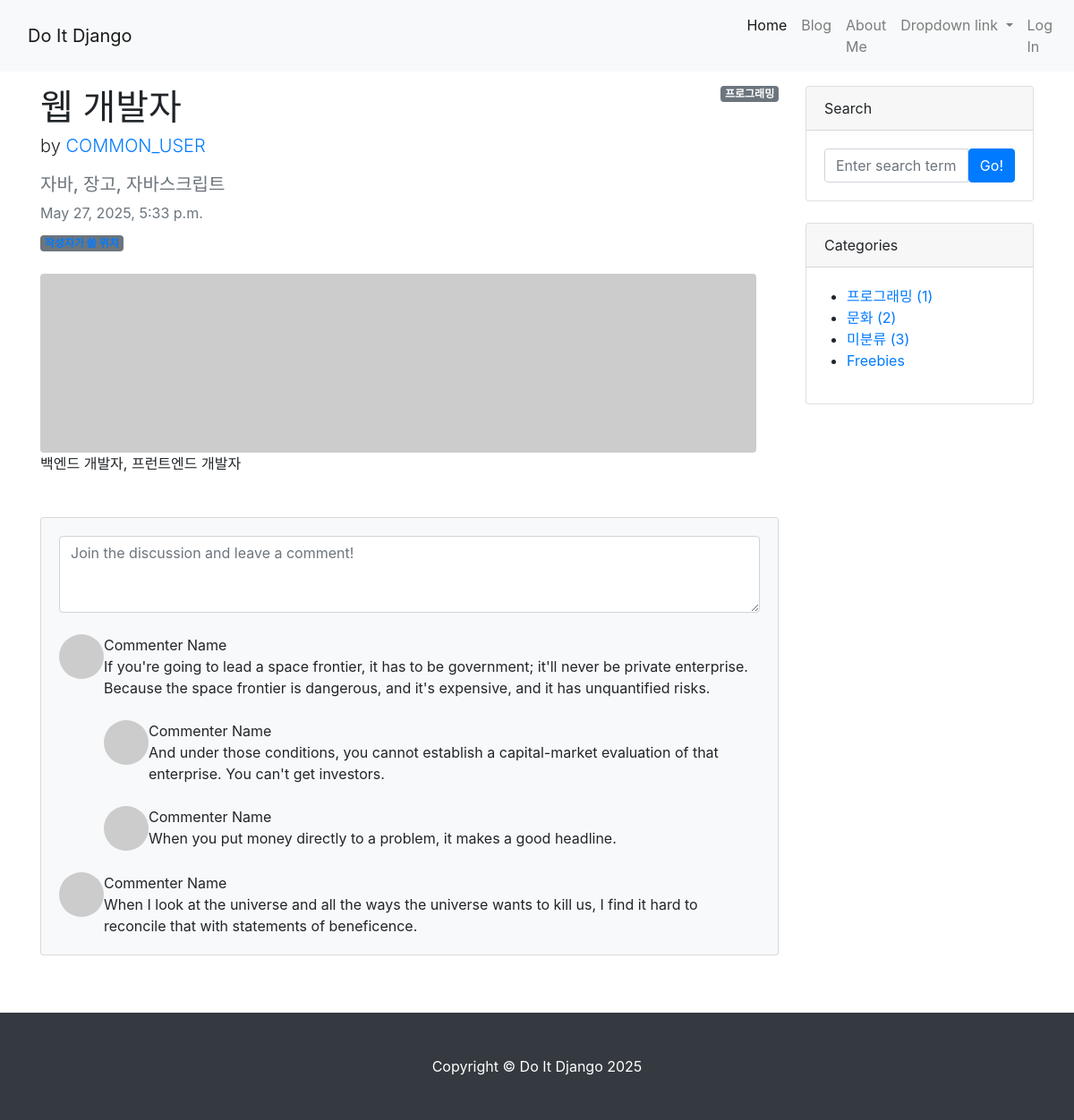
The page /blog/6/ on the database its author committed.
### blog/models.py (models this page shows, shortened)
class Post(models.Model):
    title = models.CharField(max_length=30)
    hook_text = models.CharField(max_length=100, blank=True)
    content = models.TextField()
    head_image = models.ImageField(upload_to='blog/images/%Y/%m/%d/', blank=True)
    file_upload = models.FileField(upload_to='blog/files/%Y/%m/%d/', blank=True)
    created_at = models.DateTimeField(auto_now_add=True)
    updated_at = models.DateTimeField(auto_now=True)
    author = models.ForeignKey(User, null=True, on_delete=models.SET_NULL)
    category = models.ForeignKey(Category, null=True, blank=True, on_delete=models.SET_NULL)
    tags = models.ManyToManyField(Tag, null=True, blank=True)

class Category(models.Model):
    name = models.CharField(max_length=50, unique=True)
    slug = models.SlugField(max_length=200, unique=True, allow_unicode=True)
    def __str__(self):
        return self.name
    def get_absolute_url(self):
        return f'/blog/category/{self.slug}/'
    class Meta:
        verbose_name_plural = 'Categories'

### blog/views.py (the view)
# urls.py: path('<int:pk>/', views.PostDetail.as_view()),
class PostDetail(DetailView):
    model = Post
    def get_context_data(self, **kwargs):
        context = super(PostDetail, self).get_context_data()
        context['categories'] = Category.objects.all()
        context['no_category_post_count'] = Post.objects.filter(category=None).count()
        return context

### blog/templates/blog/post_detail.html (shortened to what this page needs)
{% extends 'blog/base.html' %}
{% block main_area %}
    <div id="post-area">
        {% if post.category %}
            <span class="badge badge-secondary float-right">{{post.category}}</span>
        {% else %}
            <span class="badge badge-secondary float-right">미분류</span>
        {% endif %}
        <article>
            <header class="mb-4" >
                <h1 class="fw-bolder mb-1">{{post.title}}</h1>
                <p class="lead">
                    by
                    <a href="#">{{post.author | upper}}</a>
                </p>
                <h5 class="text-muted">{{post.hook_text}}</h5>
                <div class="text-muted fst-italic mb-2">{{post.created_at}}</div>
                <a class="badge bg-secondary text-decoration-none link-light" href="#!">작성자가 쓸 위치</a>
            </header>
            {% if p.head_image %}
            <figure class="mb-4"><img class="img-fluid rounded" src="{{post.head_image.url}}" alt="{{post.title}} head_image" /></figure>
            {% else %}
                <img class="img-fluid rounded" src="https://picsum.photos/seed/{{post.id}}/800/200" alt="random_image" />
            {% endif %}
            <section class="mb-5">
                <p class="fs-5 mb-4">{{post.content}}</p>
            </section>
        </article>
    </div>
    <section class="mb-5">
        <div class="card bg-light">
            <div class="card-body" id="comment-area">
                <form class="mb-4"><textarea class="form-control" rows="3" placeholder="Join the discussion and leave a comment!"></textarea></form>
                <div class="d-flex mb-4">
                    <div class="flex-shrink-0"><img class="rounded-circle" src="https://dummyimage.com/50x50/ced4da/6c757d.jpg" alt="..." /></div>
                    <div class="ms-3">
                        <div class="fw-bold">Commenter Name</div>
                        If you're going to lead a space frontier, it has to be government; it'll never be private enterprise. Because the space frontier is dangerous, and it's expensive, and it has unquantified risks.
                        <div class="d-flex mt-4">
                            <div class="flex-shrink-0"><img class="rounded-circle" src="https://dummyimage.com/50x50/ced4da/6c757d.jpg" alt="..." /></div>
                            <div class="ms-3">
                                <div class="fw-bold">Commenter Name</div>
                                And under those conditions, you cannot establish a capital-market evaluation of that enterprise. You can't get investors.
                            </div>
                        </div>
                        <div class="d-flex mt-4">
                            <div class="flex-shrink-0"><img class="rounded-circle" src="https://dummyimage.com/50x50/ced4da/6c757d.jpg" alt="..." /></div>
                            <div class="ms-3">
                                <div class="fw-bold">Commenter Name</div>
                                When you put money directly to a problem, it makes a good headline.
                            </div>
                        </div>
                    </div>
                </div>
                <div class="d-flex">
                    <div class="flex-shrink-0"><img class="rounded-circle" src="https://dummyimage.com/50x50/ced4da/6c757d.jpg" alt="..." /></div>
                    <div class="ms-3">
                        <div class="fw-bold">Commenter Name</div>
                        When I look at the universe and all the ways the universe wants to kill us, I find it hard to reconcile that with statements of beneficence.
                    </div>
                </div>
            </div>
        </div>
    </section>
{% endblock %}

### blog/templates/blog/base.html (shortened to what this page needs)
<!DOCTYPE html>
{% load static %}
<html lang="ko">
<head>
    <link  href="{% static '/blog/bootstrap/bootstrap.min.css' %}" rel="stylesheet" type="text/css">
</head>
<body>
  {% include 'blog/navbar.html' %}
      <div class="container my-3">
        <div class="row">
            <div class="col-md-8 col-lg-9" id="main-area">
             {% block main_area %}
             {% endblock %}
            </div>
            <div class="col-md-4 col-lg-3">
                <div class="card mb-4">
                    <div class="card-header">Search</div>
                    <div class="card-body">
                        <div class="input-group">
                            <input class="form-control" type="text" placeholder="Enter search term..." aria-label="Enter search term..." aria-describedby="button-search" />
                            <button class="btn btn-primary" id="button-search" type="button">Go!</button>
                        </div>
                    </div>
                </div>
                <div class="card mb-4" id="categories-card">
                    <div class="card-header">Categories</div>
                    <div class="card-body">
                        <div class="row">
                                <ul>
                                    {% for category in categories %}
                                    <li><a href="{{category.get_absolute_url}}">{{category}} ({{category.post_set.count}})</a></li>
                                    {% endfor %}
                                    <li><a href="/blog/category/no_category/">미분류 ({{no_category_post_count}})</a></li>
                                    <li><a href="#!">Freebies</a></li>
                                </ul>
                            </div>
                            </div>
                        </div>
                    </div>
                </div>
            </div>
    {% include 'blog/footer.html' %}
</body>
</html>

### rows shown on the page
Post: category "프로그래밍", title "웹 개발자", author "COMMON_USER", hook_text "자바, 장고, 자바스크립트", created_at "May 27, 2025, 5:33 p.m.", content "백엔드 개발자, 프런트엔드 개발자"
Category: name "프로그래밍", post_set.count "1"
Category: name "문화", post_set.count "2"

### other values the page prints
{{ no_category_post_count }} "3"
